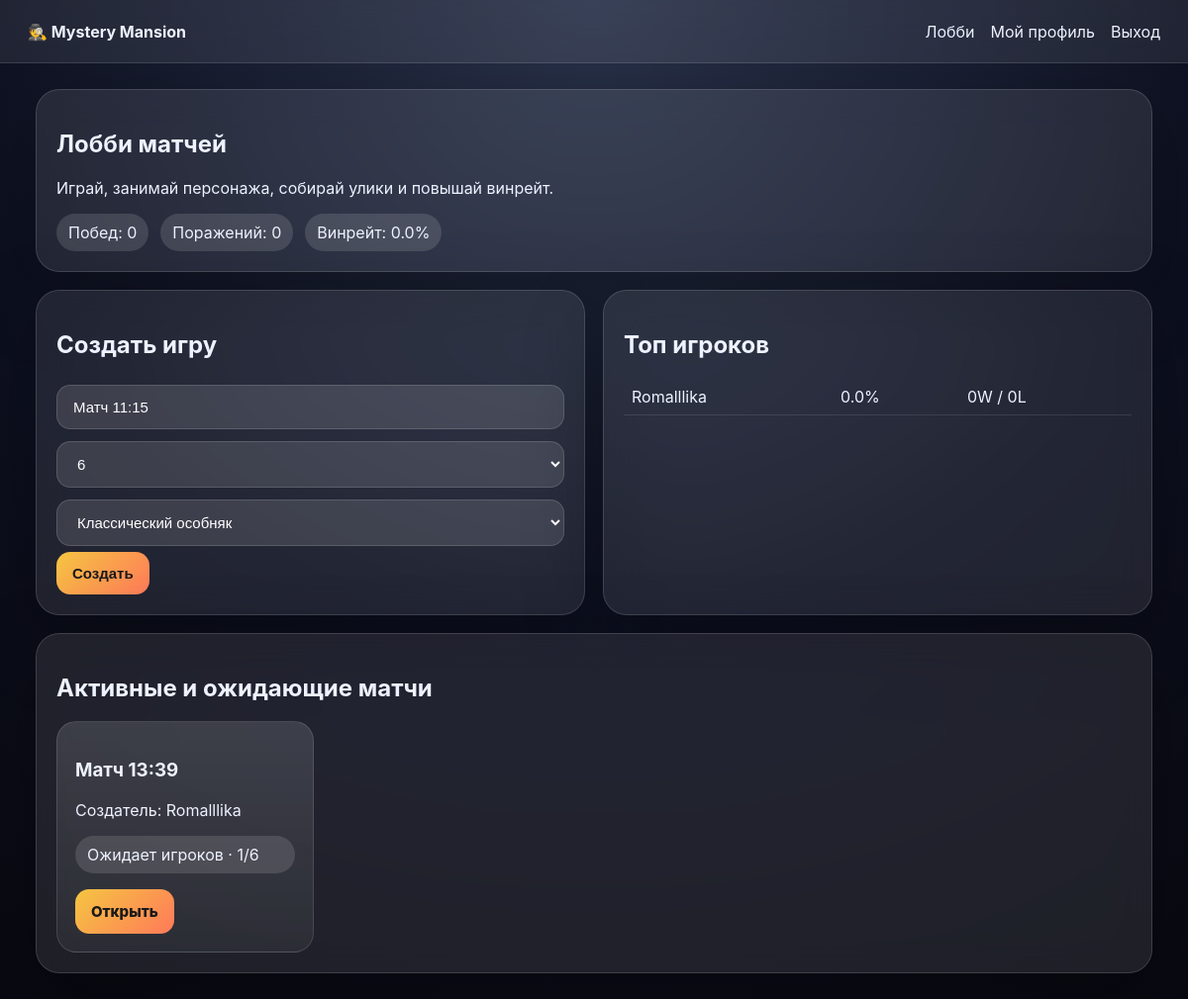
/lobby.php (signed in), run on an earlier commit of the app's database.
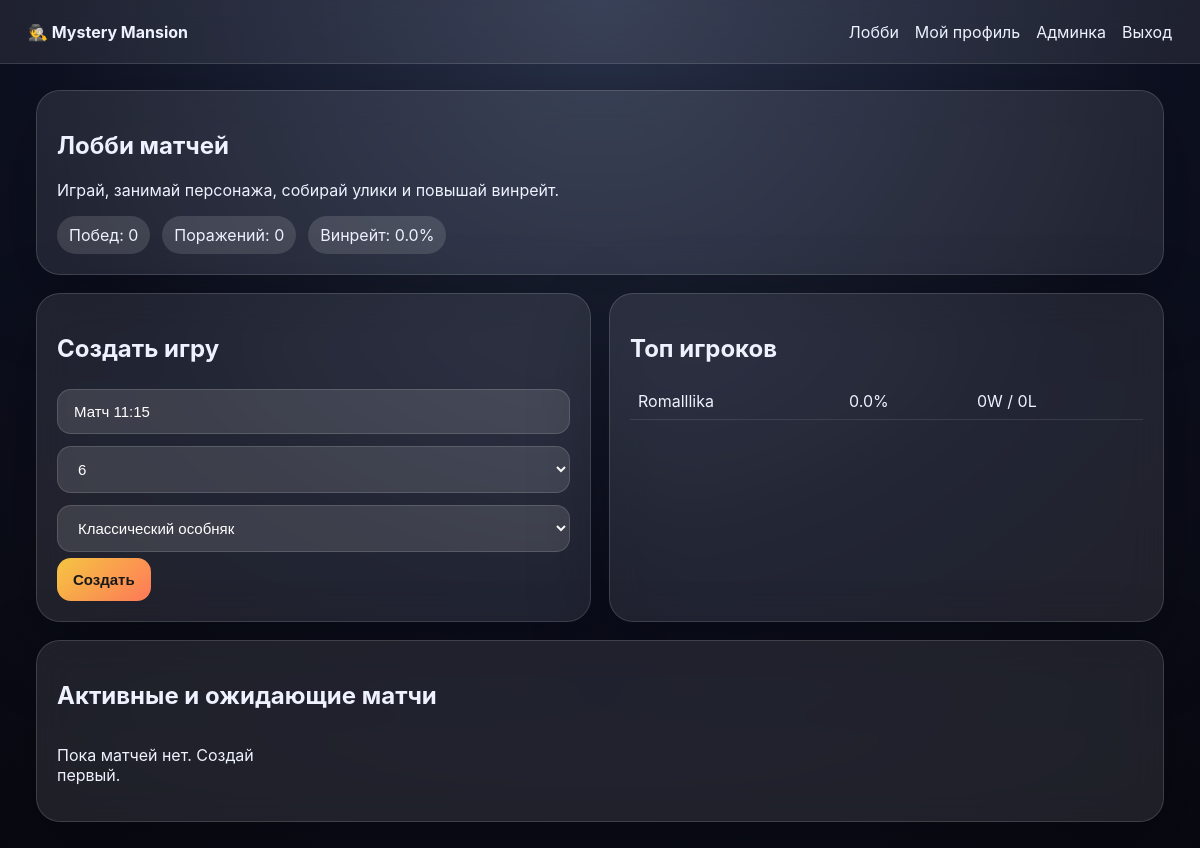
And on a later commit of the database.
### tables this page shows
CREATE TABLE `users` (
  `id` int NOT NULL,
  `username` varchar(40) NOT NULL,
  `role` enum('player','moderator','admin') NOT NULL DEFAULT 'player',
  `password_hash` varchar(255) NOT NULL,
  `wins` int NOT NULL DEFAULT '0',
  `losses` int NOT NULL DEFAULT '0',
  `surrenders` int NOT NULL DEFAULT '0',
  `wrong_accusations` int NOT NULL DEFAULT '0',
  `games_played` int NOT NULL DEFAULT '0',
  `created_at` timestamp NULL DEFAULT CURRENT_TIMESTAMP
);

CREATE TABLE `games` (
  `id` int NOT NULL,
  `title` varchar(80) NOT NULL,
  `owner_id` int NOT NULL,
  `status` enum('waiting','active','finished') NOT NULL DEFAULT 'waiting',
  `max_players` tinyint NOT NULL DEFAULT '6',
  `map_id` varchar(50) NOT NULL DEFAULT 'classic_mansion',
  `current_turn_player_id` int DEFAULT NULL,
  `phase` enum('join','roll','move','suggest','disprove','accuse','ended') NOT NULL DEFAULT 'join',
  `phase_started_at` datetime DEFAULT NULL,
  `dice_total` tinyint DEFAULT '0',
  `solution_suspect` varchar(50) DEFAULT NULL,
  `solution_suspect_card_id` varchar(80) DEFAULT NULL,
  `solution_weapon` varchar(50) DEFAULT NULL,
  `solution_weapon_card_id` varchar(80) DEFAULT NULL,
  `solution_room` varchar(50) DEFAULT NULL,
  `solution_room_card_id` varchar(80) DEFAULT NULL,
  `winner_user_id` int DEFAULT NULL,
  `stats_applied` tinyint(1) NOT NULL DEFAULT '0',
  `pending_suggester_id` int DEFAULT NULL,
  `pending_disprover_id` int DEFAULT NULL,
  `pending_suspect` varchar(50) DEFAULT NULL,
  `pending_suspect_card_id` varchar(80) DEFAULT NULL,
  `pending_weapon` varchar(50) DEFAULT NULL,
  `pending_weapon_card_id` varchar(80) DEFAULT NULL,
  `pending_room` varchar(50) DEFAULT NULL,
  `pending_room_card_id` varchar(80) DEFAULT NULL,
  `shown_card_name` varchar(50) DEFAULT NULL,
  `shown_card_id` varchar(80) DEFAULT NULL,
  `shown_by_user_id` int DEFAULT NULL,
  `created_at` timestamp NULL DEFAULT CURRENT_TIMESTAMP,
  `updated_at` timestamp NULL DEFAULT CURRENT_TIMESTAMP ON UPDATE CURRENT_TIMESTAMP
);

### includes/config.php (called while the page is built, shortened)
<?php
$dbName = 'cluedo_web';
$dbHost = 'localhost';
if (PHP_OS_FAMILY === 'Darwin') {
    $dbUser = 'root';
    $dbPass = 'mysql';
} else {
    $dbUser = 'webuser';
    $dbPass = '12345';
}
function db(): PDO {
    global $dbHost, $dbName, $dbUser, $dbPass;
    static $pdo = null;
    if ($pdo === null) {
        $dsn = 'mysql:host=' . $dbHost . ';dbname=' . $dbName . ';charset=utf8mb4';
        $pdo = new PDO($dsn, $dbUser, $dbPass, [
            PDO::ATTR_ERRMODE => PDO::ERRMODE_EXCEPTION,
            PDO::ATTR_DEFAULT_FETCH_MODE => PDO::FETCH_ASSOC,
        ]);
    }
    return $pdo;
}
function current_user_id(): ?int {
    return $_SESSION['user_id'] ?? null;
}
function h($s): string {
    return htmlspecialchars((string)$s, ENT_QUOTES, 'UTF-8');
}

### includes/maps.php (called while the page is built, shortened)
<?php
function available_maps(): array
{
    static $cache = null;
    if ($cache !== null) {
        return $cache;
    }
    $mapsDir = __DIR__ . '/../maps';
    $cache = [];
    foreach (glob($mapsDir . '/*.json') ?: [] as $path) {
        $raw = @file_get_contents($path);
        $data = @json_decode($raw, true);
        $id = trim((string) ($data['id'] ?? ''));
        $cache[$id] = [
            'id'          => $id,
            'title'       => (string) ($data['title'] ?? $id),
            'description' => (string) ($data['description'] ?? ''),
        ];
    }
    if (isset($cache['classic_mansion'])) {
        $cache = ['classic_mansion' => $cache['classic_mansion']] + $cache;
    }
    return $cache;
}

### includes/reports.php (called while the page is built, shortened)
<?php
function user_is_moderator_or_admin(?int $uid = null): bool
{
    $uid = $uid ?? current_user_id();
    $s = db()->prepare('SELECT role FROM users WHERE id=?');
    $s->execute([$uid]);
    $role = (string) $s->fetchColumn();
    return in_array($role, ['moderator', 'admin'], true);
}

### lobby.php (the view, shortened to what this page needs)
<?php require 'includes/config.php';
require 'includes/maps.php';
require 'includes/reports.php';
$uid = current_user_id();
$u = db()->prepare('SELECT *, ROUND(IF(games_played=0,0,wins/games_played*100),1) AS wr FROM users WHERE id=?');
$u->execute([$uid]);
$me = $u->fetch();
$games = db()->query("SELECT g.*, u.username owner, COUNT(gp.id) players FROM games g JOIN users u ON u.id=g.owner_id LEFT JOIN game_players gp ON gp.game_id=g.id WHERE g.status<>'finished' GROUP BY g.id ORDER BY g.created_at DESC")->fetchAll();
$leaders = db()->query("SELECT username,wins,losses,games_played,ROUND(IF(games_played=0,0,wins/games_played*100),1) wr FROM users ORDER BY wr DESC,wins DESC LIMIT 10")->fetchAll();
?>
<!doctype html>
<html lang="ru">
<head>
    <link rel="stylesheet" href="assets/style.css">
</head>
<body>
    <header class="top"><b>🕵️ Mystery Mansion</b>
        <nav>
            <a href="lobby.php">Лобби</a>
            <a href="profile.php">Мой профиль</a>
            <?php if (user_is_moderator_or_admin()): ?>
                <a href="admin/index.php">Админка</a>
            <?php endif; ?>
            <a href="logout.php">Выход</a>
        </nav>
    </header>
    <main class="layout">
        <section class="panel hero">
            <h1>Лобби матчей</h1>
            <p>Играй, занимай персонажа, собирай улики и повышай винрейт.</p>
            <div class="stats"><span>Побед: <?= $me['wins'] ?></span><span>Поражений:
                    <?= $me['losses'] ?></span><span>Винрейт: <?= $me['wr'] ?>%</span></div>
        </section>
        <section class="grid2">
            <div class="panel">
                <h2>Создать игру</h2>
                <form action="create_game.php" method="post" class="create">
                    <input name="title" placeholder="Название матча" value="Матч <?= date('H:i') ?>">
                    <select name="max">
                        <option selected>6</option>
                    </select>
                    <select name="map_id">
                        <?php foreach (available_maps() as $map): ?>
                            <option value="<?= h($map['id']) ?>">
                                <?= h($map['title']) ?>
                            </option>
                        <?php endforeach; ?>
                    </select>
                    <button>Создать</button>
                </form>
            </div>
            <div class="panel">
                <h2>Топ игроков</h2>
                <table><?php foreach ($leaders as $l): ?>
                        <tr>
                            <td><?= h($l['username']) ?></td>
                            <td><?= $l['wr'] ?>%</td>
                            <td><?= $l['wins'] ?>W / <?= $l['losses'] ?>L</td>
                        </tr><?php endforeach; ?>
                </table>
            </div>
        </section>
        <section class="panel">
            <h2>Активные и ожидающие матчи</h2>
            <div class="cards" id="lobbyGames">
                <?php foreach ($games as $g): ?>
                    <article class="game-card">
                        <h3><?= h($g['title']) ?></h3>
                        <p>Создатель: <?= h($g['owner']) ?></p>
                        <p class="badge <?= h($g['status']) ?>">
                            <?= $g['status'] === 'waiting' ? 'Ожидает игроков' : 'Идёт игра' ?> ·
                            <?= (int) $g['players'] ?>/<?= (int) $g['max_players'] ?>
                        </p>
                        <a class="btn" href="game.php?id=<?= (int) $g['id'] ?>">Открыть</a>
                    </article>
                <?php endforeach; ?>
                <?php if (!$games): ?>
                    <p>Пока матчей нет. Создай первый.</p>
                <?php endif; ?>
            </div>
        </section>
    </main>
</body>
</html>

### assets/style.css (style rules this page uses)
* { box-sizing: border-box }
body { margin: 0; font-family: Inter, Arial, sans-serif; background: radial-gradient(circle at top, #29324a, #0d1020 55%, #080910); color: #eef2ff; min-height: 100vh }
a { color: inherit; text-decoration: none }
.top { height: 64px; display: flex; align-items: center; justify-content: space-between; padding: 0 28px; background: rgba(255, 255, 255, .08); backdrop-filter: blur(16px); border-bottom: 1px solid rgba(255, 255, 255, .12); position: sticky; top: 0; z-index: 10 }
.top nav { display: flex; gap: 16px }
.glass, .panel { background: rgba(255, 255, 255, .09); border: 1px solid rgba(255, 255, 255, .14); border-radius: 24px; box-shadow: 0 24px 80px rgba(0, 0, 0, .28); backdrop-filter: blur(18px) }
input, select, button, .btn { border: 0; border-radius: 14px; padding: 13px 16px; font-size: 15px }
input, select { background: rgba(255, 255, 255, .12); color: #fff; border: 1px solid rgba(255, 255, 255, .14); width: 100%; margin: 6px 0 }
option { color: #111 }
button, .btn { background: linear-gradient(135deg, #f5c542, #ff7a59); color: #191919; font-weight: 800; cursor: pointer; display: inline-flex; align-items: center; justify-content: center; transition: .2s }
.layout { width: min(1200px, 94vw); margin: 26px auto }
.hero { padding: 32px }
.stats { display: flex; gap: 12px; flex-wrap: wrap }
.stats span, .badge { padding: 9px 12px; border-radius: 999px; background: rgba(255, 255, 255, .13) }
.grid2 { display: grid; grid-template-columns: 1fr 1fr; gap: 18px; margin: 18px 0 }
.panel { padding: 20px }
.cards { display: grid; grid-template-columns: repeat(auto-fill, minmax(230px, 1fr)); gap: 16px }
table { width: 100%; border-collapse: collapse }
td { padding: 8px; border-bottom: 1px solid rgba(255, 255, 255, .1) }
.game-card { padding: 18px; border-radius: 20px; background: linear-gradient(180deg, rgba(255, 255, 255, .13), rgba(255, 255, 255, .06)); border: 1px solid rgba(255, 255, 255, .12) }

What changed in the data, as far as the page shows it:
removed games: title "Матч 13:39", owner.username "Romalllika", status "Ожидает игроков", players "1", max_players "6"
changed users "Romalllika": role "player" → "admin" (drawn)
Also different on the page:
text now shown: "Админка Пока матчей нет. Создай первый."
